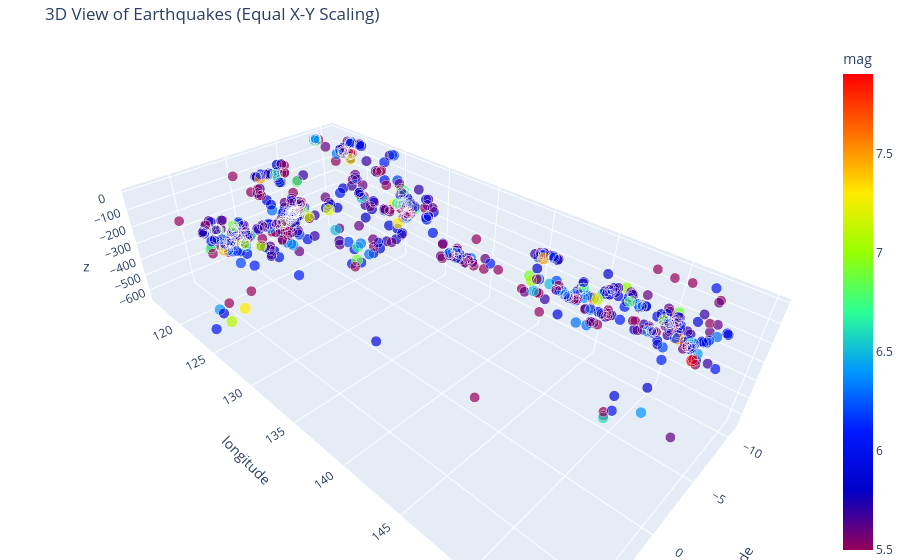

Source (notebook cell):
### Code cell
fig = px.scatter_3d(
    data_frame=df,
    x='latitude',
    y='longitude',
    z=-df['depth'],
    color='mag',
    size='mag',
    color_continuous_scale=px.colors.sequential.Rainbow,
    title='3D View of Earthquakes (Equal X-Y Scaling)'
)

# Calculate the actual data ranges to make X and Y scaling equal
lat_range = df['latitude'].max() - df['latitude'].min()
lon_range = df['longitude'].max() - df['longitude'].min()

# Adjust aspectratio dynamically so X and Y are proportional (1:1 spatial aspect)
# We set a custom z-scale ratio (e.g., 0.5) so the depth axis is not overly stretched
fig.update_layout(
    scene=dict(
        aspectmode='manual',
        aspectratio=dict(
            x=1.0,
            y=lon_range / lat_range,
            z=0.5
        )
    ),
    margin=dict(l=0, r=0, b=0, t=40)
)

fig.show()

### Figure 1 — Plotly figure (JSON) as saved in the notebook; plotly's stock layout.template omitted (floating-point values rounded to 4 significant figures; data arrays with more than 128 entries replaced by an {"elided": "..."} marker saying what was removed)
{"data": [{"hovertemplate": "latitude=%{x}<br>longitude=%{y}<br>z=%{z}<br>mag=%{marker.color}<extra></extra>", "legendgroup": "", "marker": {"color": {"elided": "689 float values"}, "coloraxis": "coloraxis", "size": {"elided": "689 float values"}, "sizemode": "area", "sizeref": 0.01975, "symbol": "circle"}, "mode": "markers", "name": "", "scene": "scene", "showlegend": false, "type": "scatter3d", "x": {"elided": "689 float values"}, "y": {"elided": "689 float values"}, "z": {"elided": "689 float values"}}], "layout": {"coloraxis": {"autocolorscale": false, "colorbar": {"title": {"text": "mag"}}, "colorscale": [[0.0, "rgb(150,0,90)"], [0.125, "rgb(0,0,200)"], [0.25, "rgb(0,25,255)"], [0.375, "rgb(0,152,255)"], [0.5, "rgb(44,255,150)"], [0.625, "rgb(151,255,0)"], [0.75, "rgb(255,234,0)"], [0.875, "rgb(255,111,0)"], [1.0, "rgb(255,0,0)"]]}, "legend": {"itemsizing": "constant", "tracegroupgap": 0}, "margin": {"b": 0, "l": 0, "r": 0, "t": 40}, "scene": {"aspectmode": "manual", "aspectratio": {"x": 1.0, "y": 1.992, "z": 0.5}, "domain": {"x": [0.0, 1.0], "y": [0.0, 1.0]}, "xaxis": {"title": {"text": "latitude"}}, "yaxis": {"title": {"text": "longitude"}}, "zaxis": {"title": {"text": "z"}}}, "title": {"text": "3D View of Earthquakes (Equal X-Y Scaling)"}}}
